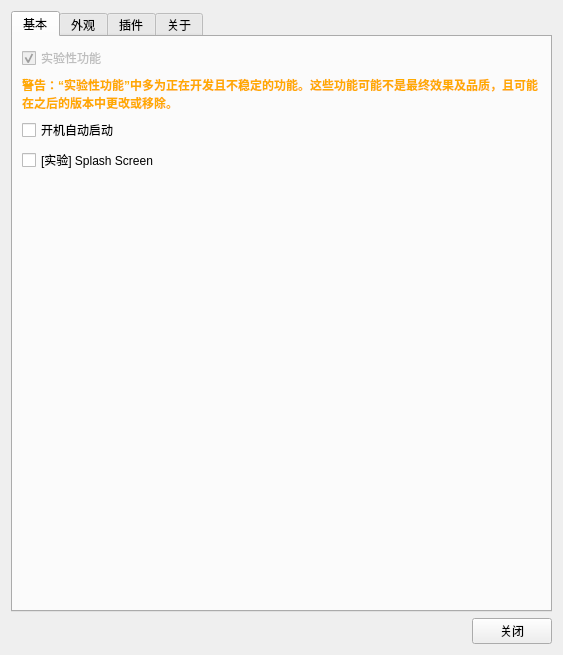
<?xml version="1.0" encoding="UTF-8"?>
<ui version="4.0">
 <class>Form</class>
 <widget class="QWidget" name="Form">
  <property name="windowModality">
   <enum>Qt::WindowModal</enum>
  </property>
  <property name="geometry">
   <rect>
    <x>0</x>
    <y>0</y>
    <width>563</width>
    <height>655</height>
   </rect>
  </property>
  <property name="windowTitle">
   <string>设置</string>
  </property>
  <property name="windowIcon">
   <iconset theme="configure">
    <normaloff>.</normaloff>.</iconset>
  </property>
  <layout class="QVBoxLayout" name="verticalLayout">
   <item>
    <widget class="QTabWidget" name="tabWidget">
     <property name="currentIndex">
      <number>0</number>
     </property>
     <property name="tabBarAutoHide">
      <bool>true</bool>
     </property>
     <widget class="QWidget" name="tab_gernel">
      <attribute name="title">
       <string>基本</string>
      </attribute>
      <layout class="QFormLayout" name="formLayout">
       <item row="1" column="0" colspan="2">
        <widget class="QLabel" name="lb_dev_flags_warn">
         <property name="text">
          <string>&lt;html&gt;&lt;head/&gt;&lt;body&gt;&lt;p&gt;&lt;span style=&quot; font-weight:700; color:#ffaa00;&quot;&gt;警告：“实验性功能”中多为正在开发且不稳定的功能。这些功能可能不是最终效果及品质，且可能在之后的版本中更改或移除。&lt;/span&gt;&lt;/p&gt;&lt;/body&gt;&lt;/html&gt;</string>
         </property>
         <property name="wordWrap">
          <bool>true</bool>
         </property>
        </widget>
       </item>
       <item row="0" column="0" colspan="2">
        <widget class="QCheckBox" name="cb_dev_flags">
         <property name="enabled">
          <bool>false</bool>
         </property>
         <property name="text">
          <string>实验性功能</string>
         </property>
         <property name="checked">
          <bool>true</bool>
         </property>
         <property name="tristate">
          <bool>false</bool>
         </property>
        </widget>
       </item>
       <item row="2" column="0" colspan="2">
        <widget class="QCheckBox" name="cb_run_on_start">
         <property name="text">
          <string>开机自动启动</string>
         </property>
        </widget>
       </item>
       <item row="3" column="0" colspan="2">
        <widget class="QCheckBox" name="cb_splash">
         <property name="text">
          <string>[实验] Splash Screen</string>
         </property>
        </widget>
       </item>
      </layout>
     </widget>
     <widget class="QWidget" name="tab_appearence">
      <attribute name="title">
       <string>外观</string>
      </attribute>
      <layout class="QFormLayout" name="formLayout_2">
       <item row="0" column="0">
        <widget class="QLabel" name="lb_lang">
         <property name="text">
          <string>语言</string>
         </property>
         <property name="buddy">
          <cstring>cb_lang</cstring>
         </property>
        </widget>
       </item>
       <item row="2" column="0">
        <widget class="QLabel" name="lb_appstle">
         <property name="text">
          <string>应用风格</string>
         </property>
         <property name="buddy">
          <cstring>cb_appstyle</cstring>
         </property>
        </widget>
       </item>
       <item row="4" column="0">
        <widget class="QLabel" name="lb_ldstyle">
         <property name="text">
          <string>明暗主题</string>
         </property>
         <property name="buddy">
          <cstring>cb_ldstyle</cstring>
         </property>
        </widget>
       </item>
       <item row="6" column="0">
        <widget class="QLabel" name="lb_color">
         <property name="text">
          <string>&lt;html&gt;&lt;head/&gt;&lt;body&gt;&lt;p&gt;&lt;span style=&quot; font-size:10pt; font-weight:700;&quot;&gt;颜色主题&lt;/span&gt;&lt;/p&gt;&lt;/body&gt;&lt;/html&gt;</string>
         </property>
        </widget>
       </item>
       <item row="10" column="0" colspan="2">
        <widget class="QRadioButton" name="rb_syscolor">
         <property name="enabled">
          <bool>true</bool>
         </property>
         <property name="text">
          <string>系统颜色</string>
         </property>
        </widget>
       </item>
       <item row="11" column="0">
        <widget class="QRadioButton" name="rb_customcolor">
         <property name="enabled">
          <bool>true</bool>
         </property>
         <property name="text">
          <string>自定义</string>
         </property>
        </widget>
       </item>
       <item row="13" column="0">
        <widget class="QLabel" name="lb_customfont">
         <property name="text">
          <string>自定义字体</string>
         </property>
         <property name="buddy">
          <cstring>cb_custom_font</cstring>
         </property>
        </widget>
       </item>
       <item row="13" column="1">
        <widget class="QFontComboBox" name="cb_custom_font"/>
       </item>
       <item row="0" column="1">
        <widget class="QComboBox" name="cb_lang">
         <property name="enabled">
          <bool>false</bool>
         </property>
         <item>
          <property name="text">
           <string>中文（简体）</string>
          </property>
         </item>
        </widget>
       </item>
       <item row="2" column="1">
        <widget class="QComboBox" name="cb_appstyle">
         <property name="enabled">
          <bool>false</bool>
         </property>
         <item>
          <property name="text">
           <string>Material</string>
          </property>
         </item>
        </widget>
       </item>
       <item row="4" column="1">
        <widget class="QComboBox" name="cb_ldstyle">
         <property name="enabled">
          <bool>true</bool>
         </property>
         <property name="editable">
          <bool>false</bool>
         </property>
         <property name="currentText">
          <string>明亮</string>
         </property>
         <property name="currentIndex">
          <number>0</number>
         </property>
         <property name="duplicatesEnabled">
          <bool>false</bool>
         </property>
         <item>
          <property name="text">
           <string>明亮</string>
          </property>
         </item>
         <item>
          <property name="text">
           <string>黑暗</string>
          </property>
         </item>
         <item>
          <property name="text">
           <string>使用系统配置</string>
          </property>
         </item>
        </widget>
       </item>
       <item row="11" column="1">
        <widget class="QPushButton" name="btn_selcolor">
         <property name="text">
          <string>{}</string>
         </property>
        </widget>
       </item>
       <item row="7" column="1">
        <widget class="QComboBox" name="cb_colortheme"/>
       </item>
       <item row="7" column="0">
        <widget class="QRadioButton" name="rb_default">
         <property name="text">
          <string>默认颜色</string>
         </property>
         <property name="checked">
          <bool>true</bool>
         </property>
        </widget>
       </item>
      </layout>
     </widget>
     <widget class="QWidget" name="tab_plugins">
      <attribute name="title">
       <string>插件</string>
      </attribute>
      <layout class="QVBoxLayout" name="verticalLayout_5">
       <item>
        <widget class="QLabel" name="label">
         <property name="text">
          <string>下面是已加载的插件，可以将插件文件拖动到这里来添加插件。</string>
         </property>
         <property name="wordWrap">
          <bool>true</bool>
         </property>
        </widget>
       </item>
       <item>
        <widget class="QListWidget" name="lst_plugins"/>
       </item>
       <item>
        <layout class="QHBoxLayout" name="horizontalLayout_3">
         <item>
          <widget class="QPushButton" name="btn_configure_plug">
           <property name="enabled">
            <bool>false</bool>
           </property>
           <property name="text">
            <string>设置</string>
           </property>
          </widget>
         </item>
         <item>
          <widget class="QPushButton" name="btn_plug_info">
           <property name="text">
            <string>信息</string>
           </property>
          </widget>
         </item>
         <item>
          <spacer name="horizontalSpacer_4">
           <property name="orientation">
            <enum>Qt::Horizontal</enum>
           </property>
           <property name="sizeHint" stdset="0">
            <size>
             <width>40</width>
             <height>20</height>
            </size>
           </property>
          </spacer>
         </item>
         <item>
          <widget class="QPushButton" name="btn_plug_func">
           <property name="enabled">
            <bool>false</bool>
           </property>
           <property name="contextMenuPolicy">
            <enum>Qt::NoContextMenu</enum>
           </property>
           <property name="text">
            <string>插件功能</string>
           </property>
          </widget>
         </item>
        </layout>
       </item>
       <item>
        <widget class="QPushButton" name="btn_plugin_folder">
         <property name="text">
          <string>打开插件文件夹</string>
         </property>
        </widget>
       </item>
      </layout>
     </widget>
     <widget class="QWidget" name="tab_about">
      <attribute name="title">
       <string>关于</string>
      </attribute>
      <layout class="QVBoxLayout" name="verticalLayout">
       <item>
        <layout class="QHBoxLayout" name="horizontalLayout_2">
         <item>
          <widget class="QLabel" name="lb_logo">
           <property name="text">
            <string>&lt;!DOCTYPE HTML PUBLIC &quot;-//W3C//DTD HTML 4.0//EN&quot; &quot;http://www.w3.org/TR/REC-html40/strict.dtd&quot;&gt;
&lt;html&gt;&lt;head&gt;&lt;meta name=&quot;qrichtext&quot; content=&quot;1&quot; /&gt;&lt;meta charset=&quot;utf-8&quot; /&gt;&lt;style type=&quot;text/css&quot;&gt;
p, li { white-space: pre-wrap; }
&lt;/style&gt;&lt;/head&gt;&lt;body style=&quot; font-family:'Microsoft YaHei UI'; font-size:9pt; font-weight:400; font-style:normal;&quot;&gt;
&lt;p style=&quot; margin-top:0px; margin-bottom:0px; margin-left:0px; margin-right:0px; -qt-block-indent:0; text-indent:0px;&quot;&gt;&lt;img src=&quot;:/resources/icons/colorful/logo.svg&quot; width=&quot;64&quot; height=&quot;64&quot; /&gt;&lt;/p&gt;&lt;/body&gt;&lt;/html&gt;</string>
           </property>
          </widget>
         </item>
         <item>
          <layout class="QVBoxLayout" name="verticalLayout_2">
           <item>
            <widget class="QLabel" name="label_2">
             <property name="text">
              <string>&lt;html&gt;&lt;head/&gt;&lt;body&gt;&lt;p&gt;&lt;span style=&quot; font-size:20pt; font-weight:700;&quot;&gt;W-DesktopCountdown&lt;/span&gt;&lt;/p&gt;&lt;/body&gt;&lt;/html&gt;</string>
             </property>
            </widget>
           </item>
           <item>
            <widget class="QLabel" name="lb_version">
             <property name="text">
              <string>&lt;html&gt;&lt;head/&gt;&lt;body&gt;&lt;p&gt;&lt;span style=&quot; font-size:11pt;&quot;&gt;{}&lt;/span&gt;&lt;/p&gt;&lt;/body&gt;&lt;/html&gt;</string>
             </property>
             <property name="wordWrap">
              <bool>true</bool>
             </property>
             <property name="textInteractionFlags">
              <set>Qt::LinksAccessibleByMouse|Qt::TextSelectableByKeyboard|Qt::TextSelectableByMouse</set>
             </property>
            </widget>
           </item>
          </layout>
         </item>
         <item>
          <spacer name="horizontalSpacer_3">
           <property name="orientation">
            <enum>Qt::Horizontal</enum>
           </property>
           <property name="sizeHint" stdset="0">
            <size>
             <width>40</width>
             <height>20</height>
            </size>
           </property>
          </spacer>
         </item>
        </layout>
       </item>
       <item>
        <layout class="QHBoxLayout" name="horizontalLayout">
         <item>
          <widget class="QPushButton" name="btn_projhome">
           <property name="text">
            <string>项目主页</string>
           </property>
          </widget>
         </item>
         <item>
          <widget class="QPushButton" name="btn_feedback">
           <property name="text">
            <string>问题反馈</string>
           </property>
          </widget>
         </item>
         <item>
          <widget class="QPushButton" name="btn_opensource">
           <property name="text">
            <string>开源许可</string>
           </property>
          </widget>
         </item>
         <item>
          <spacer name="horizontalSpacer">
           <property name="orientation">
            <enum>Qt::Horizontal</enum>
           </property>
           <property name="sizeHint" stdset="0">
            <size>
             <width>40</width>
             <height>20</height>
            </size>
           </property>
          </spacer>
         </item>
        </layout>
       </item>
       <item>
        <widget class="QTabWidget" name="about_info">
         <property name="currentIndex">
          <number>0</number>
         </property>
         <widget class="QWidget" name="tab_genric">
          <attribute name="title">
           <string>概述</string>
          </attribute>
          <layout class="QVBoxLayout" name="verticalLayout_3">
           <item>
            <widget class="QLabel" name="lb_info">
             <property name="text">
              <string>&lt;html&gt;&lt;head/&gt;&lt;body&gt;&lt;p&gt;&lt;span style=&quot; font-size:11pt;&quot;&gt;一个开源的桌面倒计时工具&lt;/span&gt;&lt;/p&gt;&lt;/body&gt;&lt;/html&gt;</string>
             </property>
             <property name="textFormat">
              <enum>Qt::AutoText</enum>
             </property>
             <property name="wordWrap">
              <bool>true</bool>
             </property>
            </widget>
           </item>
           <item>
            <widget class="QLabel" name="lb_platform">
             <property name="text">
              <string>&lt;html&gt;&lt;head/&gt;&lt;body&gt;&lt;p&gt;&lt;span style=&quot; font-size:11pt;&quot;&gt;运行平台：{}&lt;/span&gt;&lt;/p&gt;&lt;/body&gt;&lt;/html&gt;</string>
             </property>
             <property name="wordWrap">
              <bool>true</bool>
             </property>
             <property name="textInteractionFlags">
              <set>Qt::LinksAccessibleByMouse|Qt::TextSelectableByKeyboard|Qt::TextSelectableByMouse</set>
             </property>
            </widget>
           </item>
           <item>
            <widget class="QLabel" name="lb_driver">
             <property name="text">
              <string>&lt;html&gt;&lt;head/&gt;&lt;body&gt;&lt;p&gt;&lt;span style=&quot; font-size:11pt;&quot;&gt;由&lt;/span&gt;&lt;a href=&quot;python.org&quot;&gt;&lt;span style=&quot; font-size:11pt; text-decoration: underline; color:#007af4;&quot;&gt;Python&lt;/span&gt;&lt;/a&gt;&lt;span style=&quot; font-size:11pt;&quot;&gt;和&lt;/span&gt;&lt;a href=&quot;qt.io&quot;&gt;&lt;span style=&quot; font-size:11pt; text-decoration: underline; color:#007af4;&quot;&gt;Qt&lt;/span&gt;&lt;/a&gt;&lt;span style=&quot; font-size:11pt;&quot;&gt;强力驱动。&lt;/span&gt;&lt;/p&gt;&lt;/body&gt;&lt;/html&gt;</string>
             </property>
             <property name="openExternalLinks">
              <bool>true</bool>
             </property>
             <property name="textInteractionFlags">
              <set>Qt::LinksAccessibleByKeyboard|Qt::LinksAccessibleByMouse</set>
             </property>
            </widget>
           </item>
           <item>
            <spacer name="verticalSpacer">
             <property name="orientation">
              <enum>Qt::Vertical</enum>
             </property>
             <property name="sizeHint" stdset="0">
              <size>
               <width>20</width>
               <height>40</height>
              </size>
             </property>
            </spacer>
           </item>
          </layout>
         </widget>
         <widget class="QWidget" name="tab_cob">
          <attribute name="title">
           <string>贡献</string>
          </attribute>
          <layout class="QVBoxLayout" name="verticalLayout_4">
           <property name="leftMargin">
            <number>9</number>
           </property>
           <property name="topMargin">
            <number>9</number>
           </property>
           <property name="rightMargin">
            <number>9</number>
           </property>
           <property name="bottomMargin">
            <number>9</number>
           </property>
           <item>
            <widget class="QLabel" name="lb_cob">
             <property name="text">
              <string>&lt;html&gt;&lt;head/&gt;&lt;body&gt;&lt;p&gt;&lt;span style=&quot; font-size:11pt;&quot;&gt;我们欢迎您以任何形式为本项目作出贡献，例如提交问题反馈，提出建议，提交PR等。您的任何贡献都可以让本项目变得更好。&lt;/span&gt;&lt;/p&gt;&lt;/body&gt;&lt;/html&gt;</string>
             </property>
             <property name="wordWrap">
              <bool>true</bool>
             </property>
            </widget>
           </item>
           <item>
            <widget class="QLabel" name="label_3">
             <property name="text">
              <string>&lt;html&gt;&lt;head/&gt;&lt;body&gt;&lt;p&gt;&lt;span style=&quot; font-size:11pt;&quot;&gt;以下按钮有助于排除问题、反馈问题和提出建议。&lt;/span&gt;&lt;/p&gt;&lt;/body&gt;&lt;/html&gt;</string>
             </property>
            </widget>
           </item>
           <item>
            <widget class="QPushButton" name="btn_log">
             <property name="text">
              <string>查看软件日志</string>
             </property>
            </widget>
           </item>
           <item>
            <spacer name="verticalSpacer_3">
             <property name="orientation">
              <enum>Qt::Vertical</enum>
             </property>
             <property name="sizeHint" stdset="0">
              <size>
               <width>20</width>
               <height>40</height>
              </size>
             </property>
            </spacer>
           </item>
          </layout>
         </widget>
         <widget class="QWidget" name="tab_thanks">
          <attribute name="title">
           <string>致谢</string>
          </attribute>
          <layout class="QVBoxLayout" name="verticalLayout_6">
           <property name="leftMargin">
            <number>0</number>
           </property>
           <property name="topMargin">
            <number>0</number>
           </property>
           <property name="rightMargin">
            <number>0</number>
           </property>
           <property name="bottomMargin">
            <number>0</number>
           </property>
           <item>
            <widget class="QTextBrowser" name="tb_thanks">
             <property name="html">
              <string>&lt;!DOCTYPE HTML PUBLIC &quot;-//W3C//DTD HTML 4.0//EN&quot; &quot;http://www.w3.org/TR/REC-html40/strict.dtd&quot;&gt;
&lt;html&gt;&lt;head&gt;&lt;meta name=&quot;qrichtext&quot; content=&quot;1&quot; /&gt;&lt;meta charset=&quot;utf-8&quot; /&gt;&lt;style type=&quot;text/css&quot;&gt;
p, li { white-space: pre-wrap; }
&lt;/style&gt;&lt;/head&gt;&lt;body style=&quot; font-family:'Microsoft YaHei UI'; font-size:9pt; font-weight:400; font-style:normal;&quot;&gt;
&lt;p style=&quot;-qt-paragraph-type:empty; margin-top:0px; margin-bottom:0px; margin-left:0px; margin-right:0px; -qt-block-indent:0; text-indent:0px;&quot;&gt;&lt;br /&gt;&lt;/p&gt;&lt;/body&gt;&lt;/html&gt;</string>
             </property>
             <property name="textInteractionFlags">
              <set>Qt::LinksAccessibleByKeyboard|Qt::LinksAccessibleByMouse|Qt::TextBrowserInteraction|Qt::TextSelectableByKeyboard|Qt::TextSelectableByMouse</set>
             </property>
             <property name="source">
              <url>
               <string>qrc:/res/contribution.md</string>
              </url>
             </property>
             <property name="openExternalLinks">
              <bool>true</bool>
             </property>
            </widget>
           </item>
          </layout>
         </widget>
        </widget>
       </item>
      </layout>
     </widget>
    </widget>
   </item>
   <item>
    <layout class="QHBoxLayout" name="controller">
     <item>
      <spacer name="horizontalSpacer_2">
       <property name="orientation">
        <enum>Qt::Horizontal</enum>
       </property>
       <property name="sizeHint" stdset="0">
        <size>
         <width>40</width>
         <height>20</height>
        </size>
       </property>
      </spacer>
     </item>
     <item>
      <widget class="QPushButton" name="btn_close">
       <property name="text">
        <string>关闭</string>
       </property>
      </widget>
     </item>
    </layout>
   </item>
  </layout>
 </widget>
 <resources/>
 <connections/>
</ui>
